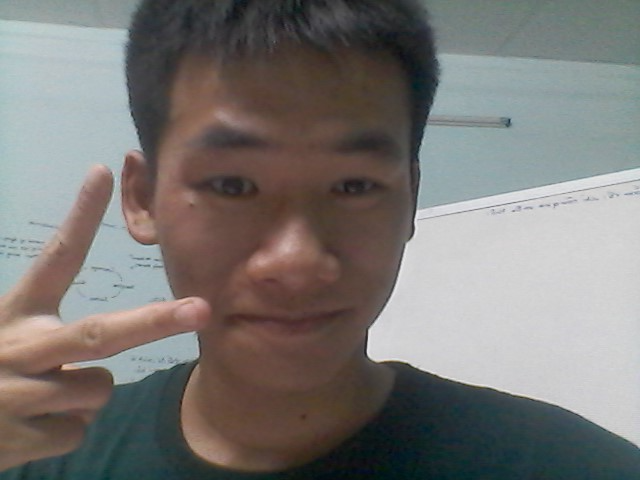
%> input picture Chap2 Spatial Filters/huy.png, 640 x 480 px
$ octave Chap2_colorHistogram.m   (GNU Octave 9; MATLAB toolbox functions it lacks are replaced by stand-ins)
%> lines starting %> are read from the running program, lines starting %| are printed output that depends on the picture
im = imread('huy.png');
%> im is the input picture: size 480x640x3 uint8; mean R, G, B 122.6, 119.5, 116.9

figure(1);
subplot(221);
imshow(im);
subplot(222);
histogram(im);

imRed = im(:,:,1);
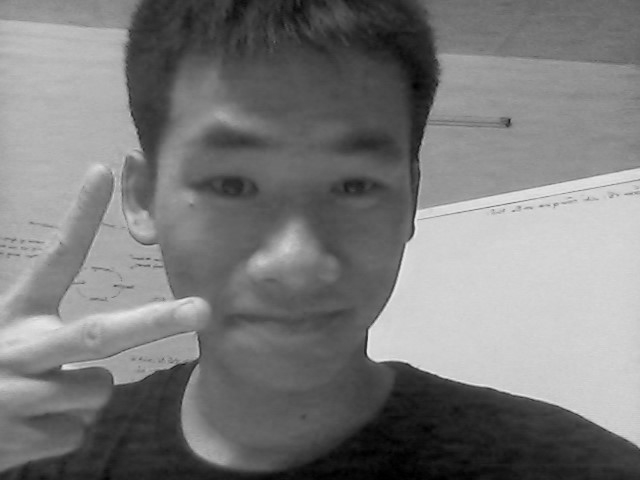
%> imRed: size 480x640 uint8; min 0, max 234, mean 122.6
imGreen = im(:,:,2);
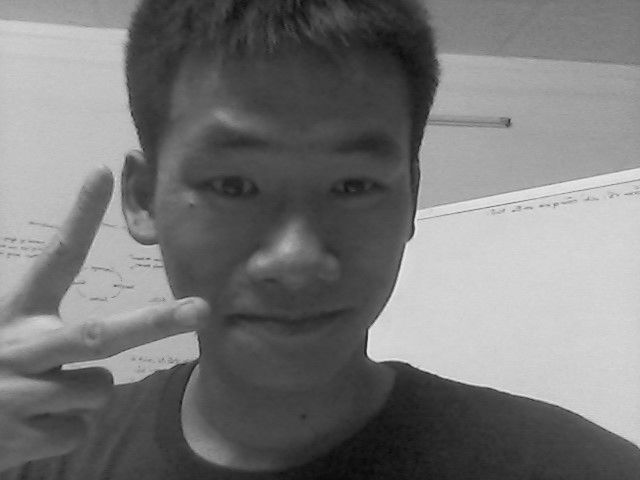
%> imGreen: size 480x640 uint8; min 10, max 231, mean 119.5
imBlue = im(:,:,3);

histRed = histeq(imRed);
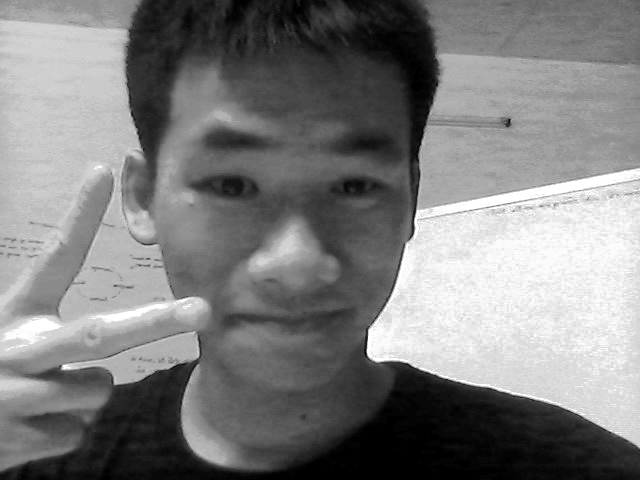
%> histRed: size 480x640 uint8; min 0, max 255, mean 126.3
histGreen = histeq(imGreen);
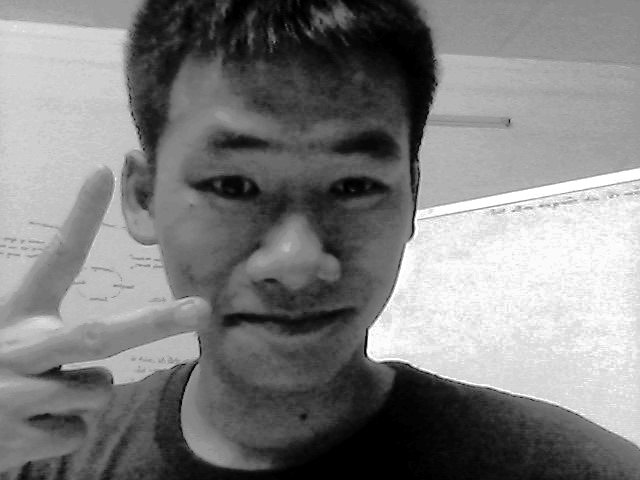
%> histGreen: size 480x640 uint8; min 0, max 255, mean 126.9
histBlue = histeq(imBlue);
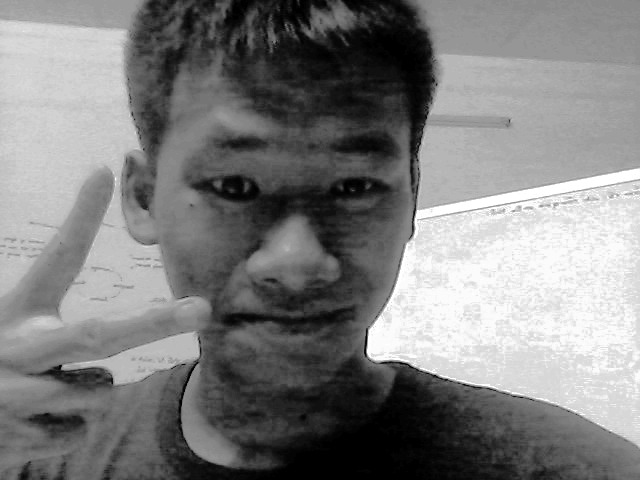
%> histBlue: size 480x640 uint8; min 0, max 255, mean 126.7

eqImg = cat(3, histRed, histGreen, histBlue);
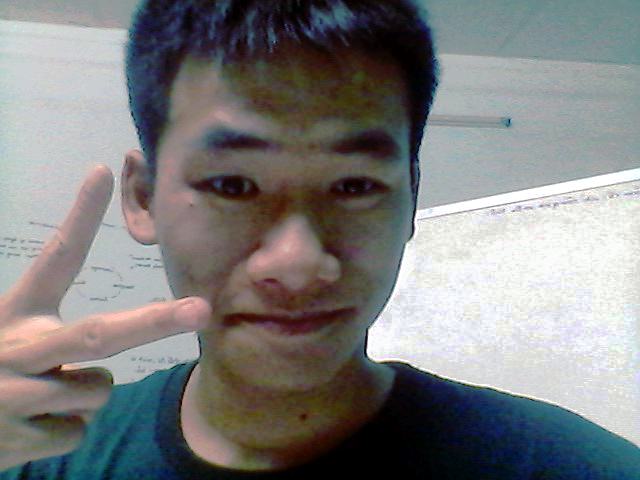
%> eqImg: size 480x640x3 uint8; mean R, G, B 126.3, 126.9, 126.7

subplot(2,2,3),
imshow(eqImg);

subplot(2,2,4),
histogram(eqImg);
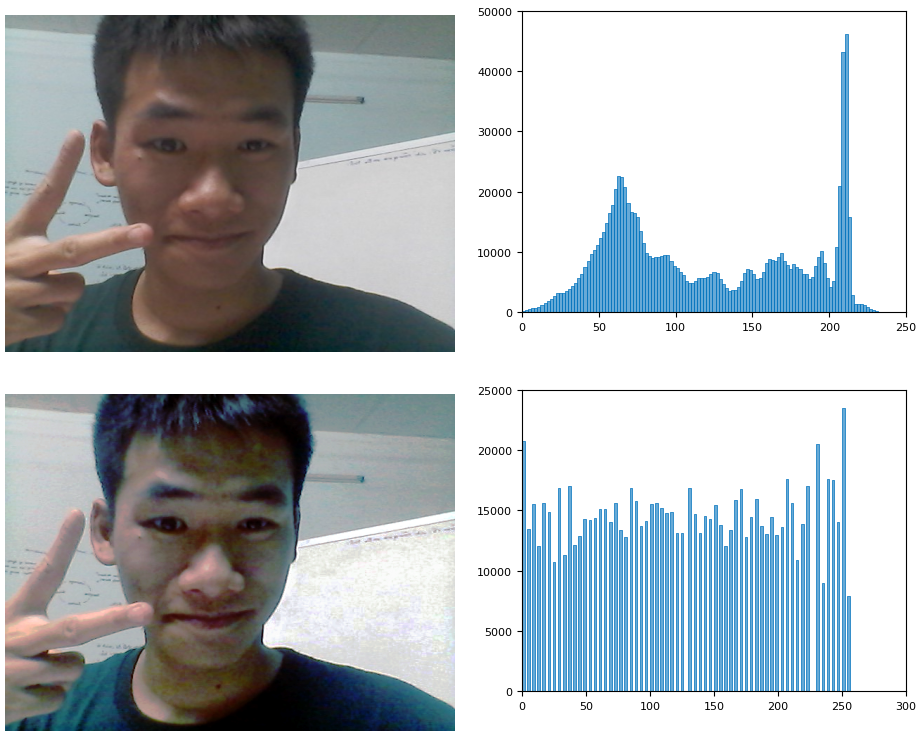
%> figure redrawn from the program's plot data, 4 panels

$ run again, with Chap2 Spatial Filters/SaltPepperNoise_MedianFilter.png copied over Chap2 Spatial Filters/huy.png
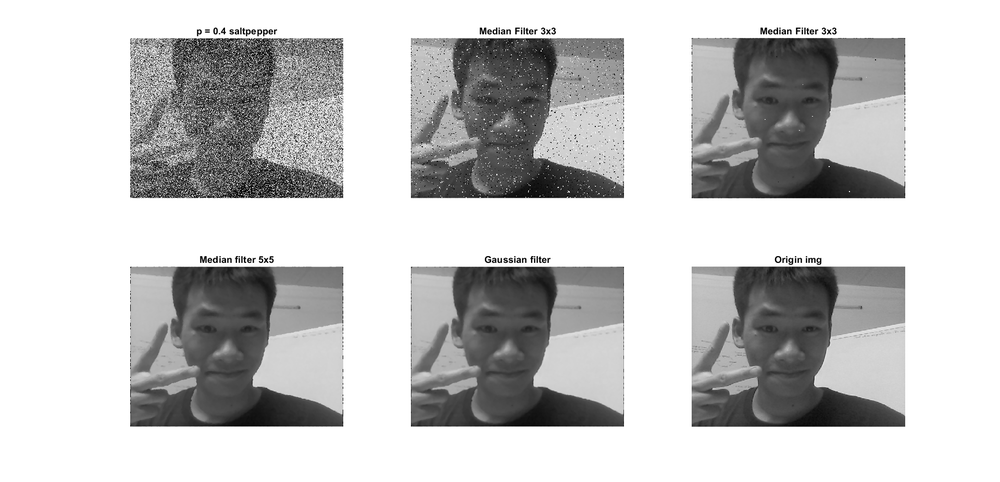
%> input picture Chap2 Spatial Filters/SaltPepperNoise_MedianFilter.png, 1000 x 482 px, shrunk from 1920 x 926 before the run
%> im is the input picture: size 482x1000x3 uint8; min 0, max 255, mean 197.3
%> `histRed = histeq(imRed);`:
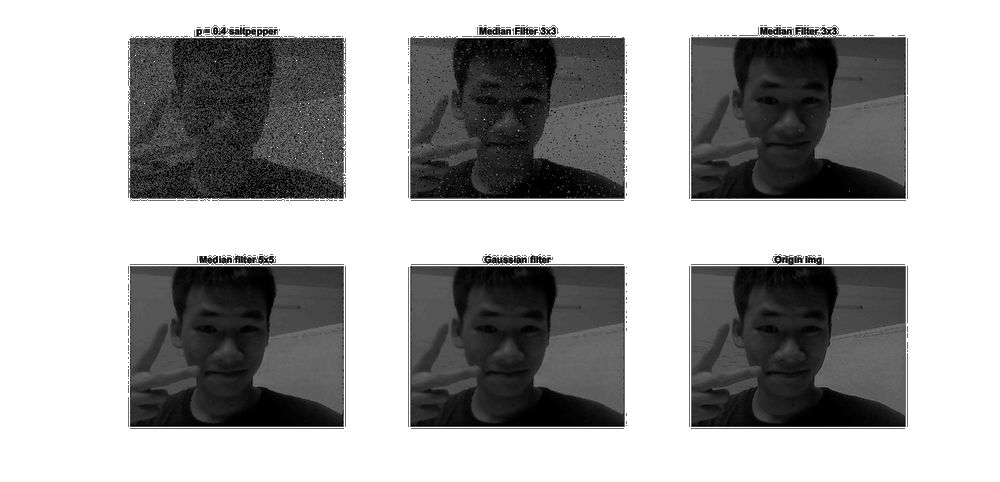
%> histRed: size 482x1000 uint8; min 0, max 255, mean 165.6
%> `histogram(eqImg);`:
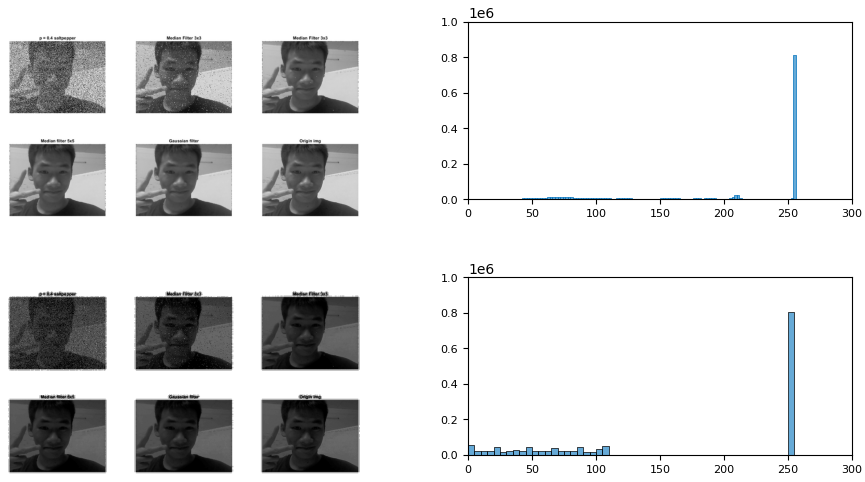
%> figure redrawn from the program's plot data, 4 panels
